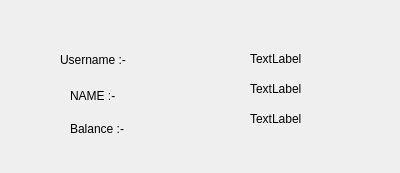
<?xml version="1.0" encoding="UTF-8"?>
<ui version="4.0">
 <class>Dialog</class>
 <widget class="QDialog" name="Dialog">
  <property name="geometry">
   <rect>
    <x>0</x>
    <y>0</y>
    <width>400</width>
    <height>173</height>
   </rect>
  </property>
  <property name="windowTitle">
   <string>Details</string>
  </property>
  <property name="autoFillBackground">
   <bool>false</bool>
  </property>
  <widget class="QLabel" name="label">
   <property name="geometry">
    <rect>
     <x>70</x>
     <y>80</y>
     <width>81</width>
     <height>31</height>
    </rect>
   </property>
   <property name="text">
    <string>NAME :-</string>
   </property>
  </widget>
  <widget class="QLabel" name="label_2">
   <property name="geometry">
    <rect>
     <x>60</x>
     <y>50</y>
     <width>91</width>
     <height>20</height>
    </rect>
   </property>
   <property name="text">
    <string>Username :-</string>
   </property>
  </widget>
  <widget class="QLabel" name="label_3">
   <property name="geometry">
    <rect>
     <x>70</x>
     <y>120</y>
     <width>67</width>
     <height>17</height>
    </rect>
   </property>
   <property name="text">
    <string>Balance :-</string>
   </property>
  </widget>
  <widget class="QLabel" name="label_4">
   <property name="geometry">
    <rect>
     <x>250</x>
     <y>50</y>
     <width>67</width>
     <height>17</height>
    </rect>
   </property>
   <property name="text">
    <string>TextLabel</string>
   </property>
  </widget>
  <widget class="QLabel" name="label_5">
   <property name="geometry">
    <rect>
     <x>250</x>
     <y>80</y>
     <width>67</width>
     <height>17</height>
    </rect>
   </property>
   <property name="text">
    <string>TextLabel</string>
   </property>
  </widget>
  <widget class="QLabel" name="label_6">
   <property name="geometry">
    <rect>
     <x>250</x>
     <y>110</y>
     <width>67</width>
     <height>17</height>
    </rect>
   </property>
   <property name="text">
    <string>TextLabel</string>
   </property>
  </widget>
 </widget>
 <resources/>
 <connections/>
</ui>
